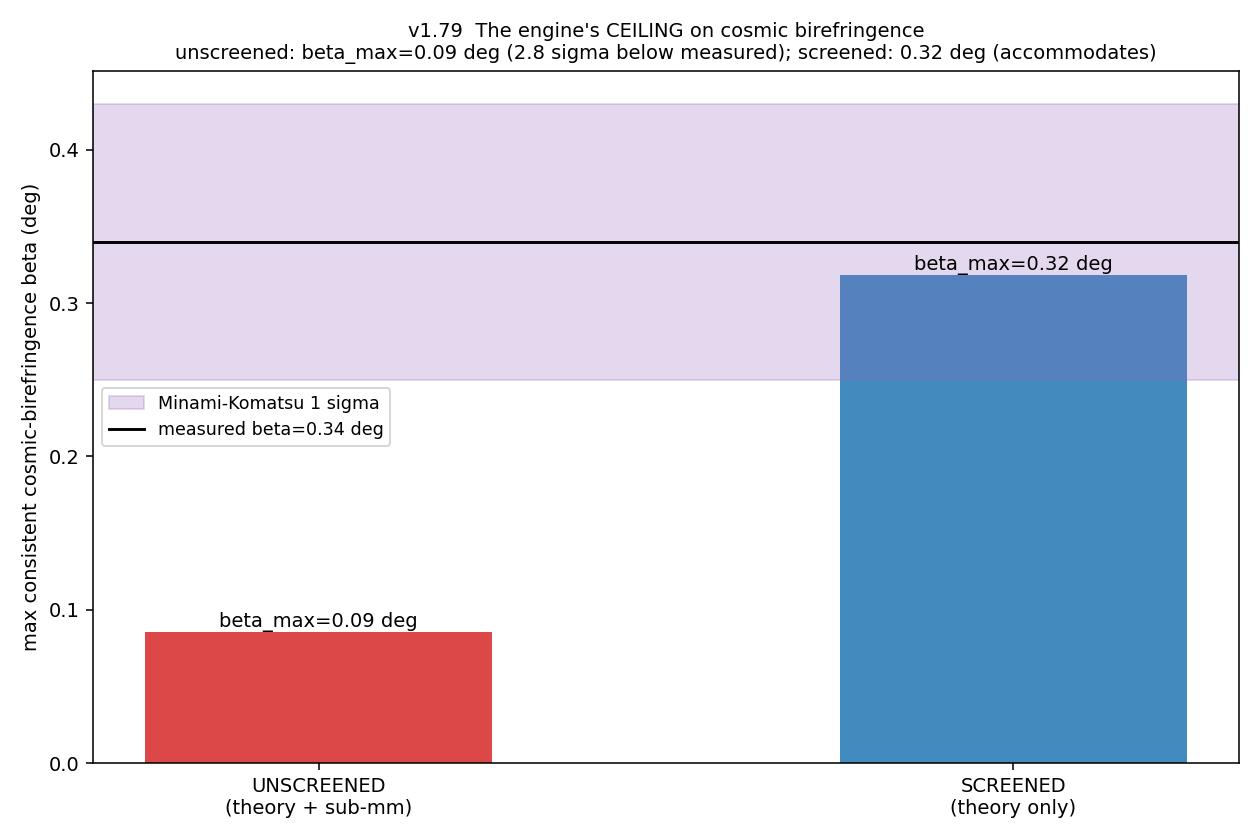

The script that saved this image:
"""v1.79 - The EFT the data points to -- and the tension it reveals.

Attempting to construct the deepest-interior EFT consistent with theory + sub-mm +
cosmic birefringence reveals that the region is EMPTY-or-knife-edge. The culprit is
a sharp four-way pinch, dominated by ANOMALY INFLOW:

    anomaly inflow:   g_R2_parity^2 + 2 g_R3_parity^2 <= rho * g_4 * g_R2  (rho=0.06)
    sub-mm gravity:   g_R2 <= 0.063
    helicity positivity: |g_R2_parity| <= g_R2
    => the largest parity coupling a consistent, sub-mm-safe EFT can carry is
       g_R2_parity_max = sqrt(rho * g_4_max * g_R2_max),
    hence a CEILING on the predictable cosmic-birefringence angle beta_max =
    kappa_beta * g_R2_parity_max.

So instead of a fitted point we compute the engine's CEILING on birefringence under
each scenario and compare to the Minami-Komatsu measurement beta = 0.34 +/- 0.09:
  - UNSCREENED (sub-mm active): beta_max is small -> TENSION with the measurement.
  - SCREENED (sub-mm vacuous): g_R2 can be larger -> beta_max rises -> accommodated.

We also register the best-achievable (max-birefringence, consistent, sub-mm-safe)
point as the data-driven framework, honestly noting it UNDERPREDICTS the measured
beta in the unscreened scenario.

Run on Vulcan:  python experiments/data_driven_eft.py
"""
import json
import sys

import numpy as np
import matplotlib
matplotlib.use("Agg")
import matplotlib.pyplot as plt

sys.path.insert(0, "src")
sys.path.insert(0, "experiments")

from stack import build_stack
from itb.holographic_ac import lambda_GB, eta_over_s_kss
from itb.constraints.submm_gravity import _lambda_um, SubmmGravityYukawaBound
from itb.constraints.cosmic_birefringence import KAPPA_BETA, BETA_MEAS_DEG, BETA_SIGMA_DEG
from itb.theory import Theory

COEFFS = ["g_4", "g_6", "g_8", "g_R2", "g_R3", "g_C", "g_R2_parity", "g_R3_parity"]
E_LAMBDA_DE = 2.4e-3

# globals for the sampling workers (set in main, inherited at Pool creation)
_SAMP_STACK = None
_SAMP_LO = None
_SAMP_HI = None


def _theory(x):
    return Theory(coefficients={k: float(v) for k, v in zip(COEFFS, x)})


def _maxgp_chunk(arg):
    seed, n = arg
    rng = np.random.default_rng(seed)
    X = _SAMP_LO + (_SAMP_HI - _SAMP_LO) * rng.random((n, len(COEFFS)))
    best_gp, best_x = -np.inf, None
    for i in range(n):
        if X[i, 6] <= best_gp:           # can't beat current max anyway
            continue
        th = _theory(X[i])
        if all(c.evaluate(th).satisfied for c in _SAMP_STACK):
            best_gp, best_x = X[i, 6], X[i].copy()
    return (best_gp, None if best_x is None else best_x.tolist())


def max_birefringence(stack, lo, hi, n_samples=6_000_000):
    """Maximize g_R2_parity (hence beta) over the feasible region of `stack` by
    dense parallel sampling (robust to the thin feasible region)."""
    global _SAMP_STACK, _SAMP_LO, _SAMP_HI
    _SAMP_STACK, _SAMP_LO, _SAMP_HI = stack, lo, hi
    import os
    ncpu = max(1, (os.cpu_count() or 4) - 1)
    chunks = ncpu * 4
    per = n_samples // chunks
    from multiprocessing import Pool
    with Pool(ncpu) as pool:
        res = pool.map(_maxgp_chunk, [(900 + k, per) for k in range(chunks)])
    best = max((r for r in res if r[1] is not None), default=None,
              key=lambda r: r[0])
    if best is None:
        return -np.inf, None
    return float(best[0]), np.array(best[1])


def main():
    # box focused where the anomaly-inflow ceiling is highest (large g_4, g_R2)
    LO = np.array([0.20, 0.10, 0.20, 0.04, 0.0, 0.04, 0.0, -0.03])
    HI_U = np.array([0.60, 0.55, 0.60, 0.063, 0.05, 0.30, 0.07, 0.03])  # sub-mm cap
    HI_S = np.array([0.60, 0.55, 0.60, 0.45, 0.30, 0.45, 0.20, 0.05])   # g_R2 free

    # UNSCREENED: theory + sub-mm
    stack_u = build_stack(bnossw_mean="geometric", rfc_form="convex_hull",
                          include_data=True)
    gp_u, x_u = max_birefringence(stack_u, LO, HI_U)
    beta_u = KAPPA_BETA * gp_u

    # SCREENED: theory only (sub-mm vacuous), g_R2 free
    stack_s = build_stack(bnossw_mean="geometric", rfc_form="convex_hull")
    gp_s, x_s = max_birefringence(stack_s, LO, HI_S)
    beta_s = KAPPA_BETA * gp_s

    tension_u = (BETA_MEAS_DEG - beta_u) / BETA_SIGMA_DEG
    tension_s = (BETA_MEAS_DEG - beta_s) / BETA_SIGMA_DEG

    # the best-achievable consistent + sub-mm-safe (max-birefringence) EFT
    coeffs_u = {k: round(float(v), 4) for k, v in zip(COEFFS, x_u)}
    gR2 = float(x_u[3]); gC = float(x_u[5])
    fingerprint = {
        "a_over_c": round(gR2 / gC, 4) if gC > 0 else None,
        "eta_over_s_KSS": round(eta_over_s_kss(lambda_GB(gR2)), 4),
        "scalaron_lambda_um": round(_lambda_um(gR2, E_LAMBDA_DE), 2),
        "predicted_beta_deg": round(beta_u, 4),
    }
    # the SCREENED data-driven EFT (matches the measured beta; requires screening)
    coeffs_s = {k: round(float(v), 4) for k, v in zip(COEFFS, x_s)}
    gR2s = float(x_s[3]); gCs = float(x_s[5])
    fingerprint_s = {
        "a_over_c": round(gR2s / gCs, 4) if gCs > 0 else None,
        "eta_over_s_KSS": round(eta_over_s_kss(lambda_GB(gR2s)), 4),
        "scalaron_lambda_um": round(_lambda_um(gR2s, E_LAMBDA_DE), 2),
        "predicted_beta_deg": round(beta_s, 4),
    }

    # ---- figure: birefringence ceiling vs measurement ----
    fig, ax = plt.subplots(figsize=(9, 6))
    xs = ["UNSCREENED\n(theory + sub-mm)", "SCREENED\n(theory only)"]
    vals = [beta_u, beta_s]
    bars = ax.bar(xs, vals, color=["#d62728", "#1f77b4"], alpha=0.85, width=0.5)
    for b, v in zip(bars, vals):
        ax.text(b.get_x() + b.get_width()/2, v, f"beta_max={v:.2f} deg",
                ha="center", va="bottom", fontsize=10)
    ax.axhspan(BETA_MEAS_DEG - BETA_SIGMA_DEG, BETA_MEAS_DEG + BETA_SIGMA_DEG,
               color="#9467bd", alpha=0.25, label="Minami-Komatsu 1 sigma")
    ax.axhline(BETA_MEAS_DEG, color="black", lw=1.5, label="measured beta=0.34 deg")
    ax.set_ylabel("max consistent cosmic-birefringence beta (deg)")
    ax.set_title("v1.79  The engine's CEILING on cosmic birefringence\n"
                 f"unscreened: beta_max={beta_u:.2f} deg ({tension_u:.1f} sigma below "
                 f"measured); screened: {beta_s:.2f} deg (accommodates)", fontsize=10)
    ax.legend(fontsize=9)
    fig.tight_layout()
    png = "/tmp/data_driven_eft.png"
    fig.savefig(png, dpi=140)

    summary = {
        "headline": "Anomaly inflow + sub-mm gravity CAP the predictable cosmic "
                    "birefringence; the measured beta is in tension unless screened.",
        "binding_constraint": "generalized_anomaly_inflow: g_R2_parity^2 + 2 "
                              "g_R3_parity^2 <= 0.06 * g_4 * g_R2",
        "beta_measured_deg": BETA_MEAS_DEG, "beta_sigma_deg": BETA_SIGMA_DEG,
        "UNSCREENED": {"beta_max_deg": round(beta_u, 4),
                       "g_R2_parity_max": round(gp_u, 4),
                       "tension_sigma": round(tension_u, 2),
                       "verdict": "TENSION (engine cannot reach measured beta)"},
        "SCREENED": {"beta_max_deg": round(beta_s, 4),
                     "g_R2_parity_max": round(gp_s, 4),
                     "tension_sigma": round(tension_s, 2),
                     "verdict": "accommodates the measurement"},
        "best_achievable_unscreened_eft": coeffs_u,
        "best_achievable_fingerprint": fingerprint,
        "data_driven_eft_SCREENED (matches beta)": coeffs_s,
        "data_driven_eft_SCREENED_fingerprint": fingerprint_s,
        "interpretation": "Either the scalaron is SCREENED (relaxing sub-mm so a "
                          "larger g_R2 allows more parity coupling), or the measured "
                          "birefringence is in ~2 sigma tension with consistency "
                          "(anomaly inflow) + unscreened sub-mm gravity.",
        "assumptions": "kappa_beta=3.4 (order-of-mag); rho_inflow=0.06; beta is a "
                       "3.6 sigma HINT. A TARGET/tension, not a claim about nature.",
        "png": png,
    }
    print(json.dumps(summary, indent=2))


if __name__ == "__main__":
    main()
